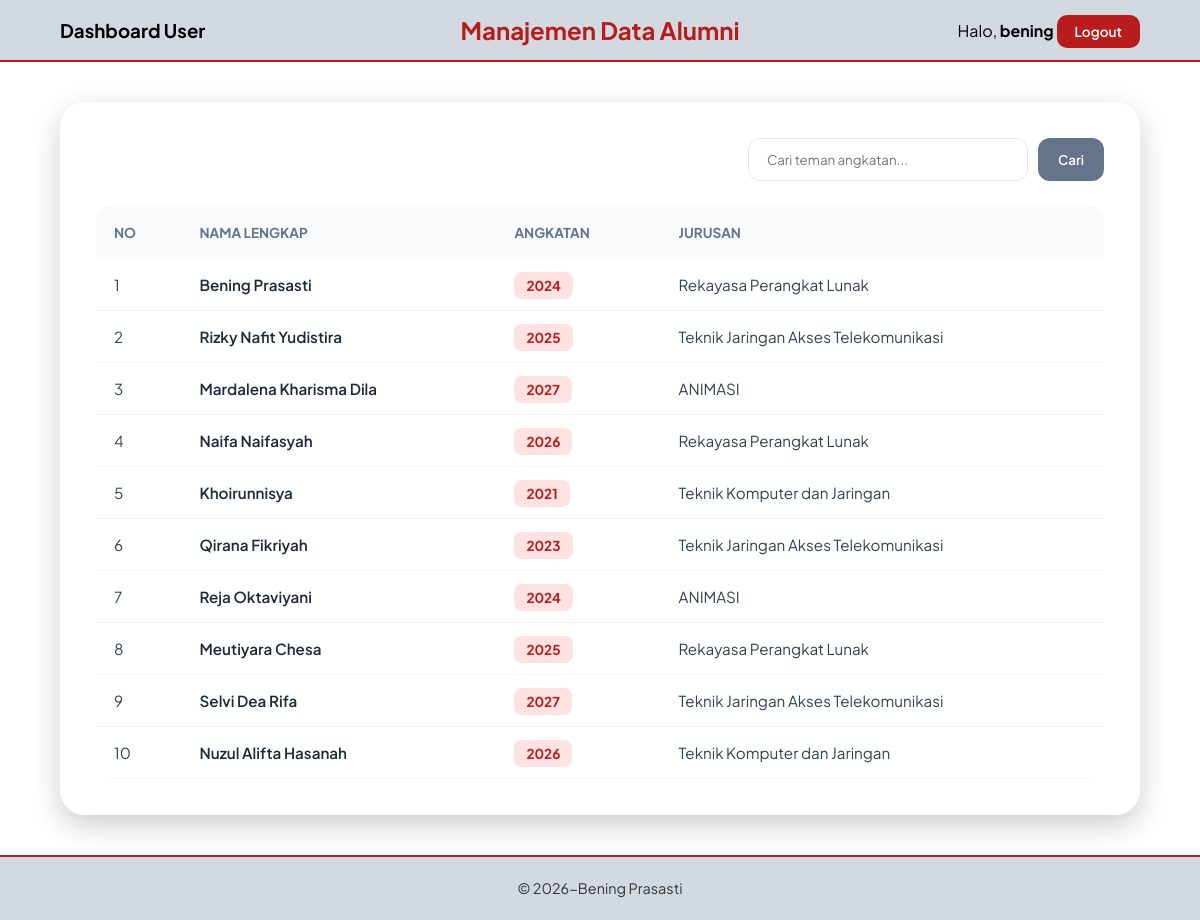
/dashboard_user.php (signed in), run on the app's committed database.
### tables this page shows
CREATE TABLE `alumni` (
  `id` int(11) NOT NULL,
  `nama_lengkap` varchar(100) DEFAULT NULL,
  `angkatan` year(4) DEFAULT NULL,
  `jurusan` varchar(100) DEFAULT NULL
);

### dashboard_user.php (the view, shortened to what this page needs)
<?php
include 'koneksi.php';
$keyword = "";
if (isset($_POST['search'])) {
    $keyword = $_POST['keyword'];
    $query = "SELECT * FROM alumni WHERE
              nama_lengkap LIKE '%$keyword%' OR
              angkatan LIKE '%$keyword%' OR
              jurusan LIKE '%$keyword%'";
} else {
    $query = "SELECT * FROM alumni";
}
$result = mysqli_query($conn, $query);
?>
<!DOCTYPE html>
<html lang="id">
<head>
    <link rel="stylesheet" href="css/dashboard.css">
</head>
<body>
    <div class="admin-container">
        <header class="main-header">
    <div class="header-left">
        <h3>Dashboard User</h3>
    </div>
    <div class="header-center">
        <h2>Manajemen Data Alumni</h2>
    </div>
    <div class="header-right">
        <span>Halo, <strong><?php echo $_SESSION['username']; ?></strong></span>
        <a href="logout.php" class="btn-logout">Logout</a>
    </div>
</header>
        <main class="content">
            <div class="glass-card">
            <div class="action-bar user-bar">
                <form method="POST" class="search-form">
                <input type="text" name="keyword" placeholder="Cari teman angkatan..." value="<?php echo $keyword; ?>">
                <button type="submit" name="search" class="btn-search">Cari</button>
                </form>
            </div>
            <div class="table-container">
    <table>
    <thead>
        <tr>
            <th>No</th>
            <th>Nama Lengkap</th>
            <th>Angkatan</th>
            <th>Jurusan</th>
        </tr>
    </thead>
        <tbody>
            <?php
            if (mysqli_num_rows($result) > 0) {
                $no = 1;
                while ($row = mysqli_fetch_assoc($result)) { ?>
                <tr>
                    <td><?php echo $no++; ?></td>
                    <td class="name-cell"><?php echo $row['nama_lengkap']; ?></td>
                    <td><span class="badge-year"><?php echo $row['angkatan']; ?></span></td>
                    <td><?php echo $row['jurusan']; ?></td>
                </tr>
            <?php }
                } else {
                echo "<tr><td colspan='3' class='empty-row'>Data tidak ditemukan.</td></tr>";
                }
                ?>
                        </tbody>
                    </table>
                </div>
            </div>
        </main>
        <footer class="main-footer">
            <p>&copy; 2026-Bening Prasasti</p>
        </footer>
    </div>
</body>
</html>

### css/dashboard.css (style rules this page uses)
* { margin: 0; padding: 0; box-sizing: border-box; font-family: 'Plus Jakarta Sans', sans-serif; }
body { display: flex; flex-direction: column; min-height: 100vh; margin: 0; position: relative; }
.admin-container { display: flex; flex-direction: column; flex: 1; }
.main-header { background: #d2d9e0; backdrop-filter: blur(10px); padding: 15px 5%; display: flex; justify-content: space-between; align-items: center; border-bottom: 2px solid #b91c1c; }
.header-left { flex: 1; text-align: left; }
.header-center { flex: 1; text-align: center; }
.header-right { flex: 1; text-align: right; }
.header-center h2 { color: #b71c1c; margin: 0; }
.header-left h3 { margin: 0; }
.btn-logout { text-decoration: none; background: #b91c1c; color: white; padding: 8px 18px; border-radius: 10px; font-weight: 600; font-size: 0.85rem; transition: 0.3s; }
.content { flex: 1; padding: 40px 5%; max-width: 1200px; margin: 0 auto; width: 100%; }
.glass-card { background: rgba(255, 255, 255, 0.9); backdrop-filter: blur(20px); padding: 35px; border-radius: 25px; box-shadow: 0 10px 30px rgba(0,0,0,0.2); border: 1px solid rgba(255, 255, 255, 0.5); }
.action-bar { display: flex; justify-content: space-between; margin-bottom: 25px; gap: 15px; }
.user-bar { justify-content: flex-end; }
.search-form { display: flex; gap: 10px; }
.search-form input { padding: 12px 18px; border: 1.5px solid #e5e7eb; border-radius: 12px; width: 280px; outline: none; background: white; }
.btn-search { padding: 12px 20px; background: #64748b; color: white; border: none; border-radius: 12px; cursor: pointer; font-weight: 600; }
.table-container { overflow-x: auto; border-radius: 15px; }
table { width: 100%; border-collapse: collapse; background: white; }
th { background: #f8fafc; color: #64748b; padding: 18px; text-align: left; font-size: 0.85rem; font-weight: 700; text-transform: uppercase; }
td { padding: 16px 18px; border-bottom: 1px solid #f1f5f9; color: #334155; font-size: 0.95rem; }
.name-cell { font-weight: 600; color: #1e293b; }
.badge-year { background: #fee2e2; color: #b91c1c; padding: 5px 12px; border-radius: 8px; font-size: 0.85rem; font-weight: 700; }
.main-footer { background: #d2d9e0; backdrop-filter: blur(10px); padding: 20px; text-align: center; border-top: 2px solid #b91c1c; width: 100%; color: #333; font-size: 0.9rem; line-height: 1.6; }

### data on the page
alumni: nama_lengkap "Bening Prasasti", angkatan "2024", jurusan "Rekayasa Perangkat Lunak"
alumni: nama_lengkap "Rizky Nafit Yudistira", angkatan "2025", jurusan "Teknik Jaringan Akses Telekomunikasi"
alumni: nama_lengkap "Mardalena Kharisma Dila", angkatan "2027", jurusan "ANIMASI"
alumni: nama_lengkap "Naifa Naifasyah", angkatan "2026", jurusan "Rekayasa Perangkat Lunak"
alumni: nama_lengkap "Khoirunnisya", angkatan "2021", jurusan "Teknik Komputer dan Jaringan"
alumni: nama_lengkap "Qirana Fikriyah", angkatan "2023", jurusan "Teknik Jaringan Akses Telekomunikasi"
alumni: nama_lengkap "Reja Oktaviyani", angkatan "2024", jurusan "ANIMASI"
alumni: nama_lengkap "Meutiyara Chesa", angkatan "2025", jurusan "Rekayasa Perangkat Lunak"
alumni: nama_lengkap "Selvi Dea Rifa", angkatan "2027", jurusan "Teknik Jaringan Akses Telekomunikasi"
alumni: nama_lengkap "Nuzul Alifta Hasanah", angkatan "2026", jurusan "Teknik Komputer dan Jaringan"

### other printed values
$_SESSION['username'] "bening"
